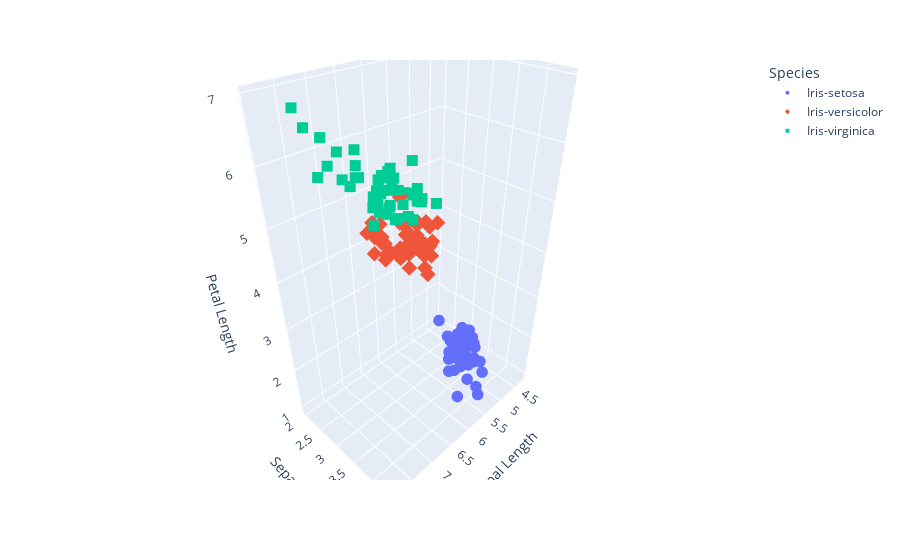

Source (notebook cell):
### Markdown cell above
**Observations**

- Based on sepal length and sepal width, setosa is easily separable from the other two species (linearly separable). Versicolor and virginica are not linearly separable based on these two features.

### Code cell
# 3D plots

import plotly.express as px

fig = px.scatter_3d(df, x='SepalLengthCm', y='SepalWidthCm', z='PetalLengthCm', color='Species', symbol='Species')

fig.update_traces(marker=dict(size=4),
                  selector=dict(mode='markers'))

# Add labels to the axes (optional)
fig.update_layout(scene=dict(xaxis_title='Sepal Length',
                             yaxis_title='Sepal Width',
                             zaxis_title='Petal Length'))

fig.show()

### Figure 1 — Plotly figure (JSON) as saved in the notebook; plotly's stock layout.template omitted (floating-point values rounded to 4 significant figures)
{"data": [{"hovertemplate": "Species=Iris-setosa<br>SepalLengthCm=%{x}<br>SepalWidthCm=%{y}<br>PetalLengthCm=%{z}<extra></extra>", "legendgroup": "Iris-setosa", "marker": {"color": "#636efa", "size": 4, "symbol": "circle"}, "mode": "markers", "name": "Iris-setosa", "scene": "scene", "showlegend": true, "type": "scatter3d", "x": [5.1, 4.9, 4.7, 4.6, 5, 5.4, 4.6, 5, 4.4, 4.9, 5.4, 4.8, 4.8, 4.3, 5.8, 5.7, 5.4, 5.1, 5.7, 5.1, 5.4, 5.1, 4.6, 5.1, 4.8, 5, 5, 5.2, 5.2, 4.7, 4.8, 5.4, 5.2, 5.5, 4.9, 5, 5.5, 4.9, 4.4, 5.1, 5, 4.5, 4.4, 5, 5.1, 4.8, 5.1, 4.6, 5.3, 5], "y": [3.5, 3, 3.2, 3.1, 3.6, 3.9, 3.4, 3.4, 2.9, 3.1, 3.7, 3.4, 3, 3, 4, 4.4, 3.9, 3.5, 3.8, 3.8, 3.4, 3.7, 3.6, 3.3, 3.4, 3, 3.4, 3.5, 3.4, 3.2, 3.1, 3.4, 4.1, 4.2, 3.1, 3.2, 3.5, 3.1, 3, 3.4, 3.5, 2.3, 3.2, 3.5, 3.8, 3, 3.8, 3.2, 3.7, 3.3], "z": [1.4, 1.4, 1.3, 1.5, 1.4, 1.7, 1.4, 1.5, 1.4, 1.5, 1.5, 1.6, 1.4, 1.1, 1.2, 1.5, 1.3, 1.4, 1.7, 1.5, 1.7, 1.5, 1, 1.7, 1.9, 1.6, 1.6, 1.5, 1.4, 1.6, 1.6, 1.5, 1.5, 1.4, 1.5, 1.2, 1.3, 1.5, 1.3, 1.5, 1.3, 1.3, 1.3, 1.6, 1.9, 1.4, 1.6, 1.4, 1.5, 1.4]}, {"hovertemplate": "Species=Iris-versicolor<br>SepalLengthCm=%{x}<br>SepalWidthCm=%{y}<br>PetalLengthCm=%{z}<extra></extra>", "legendgroup": "Iris-versicolor", "marker": {"color": "#EF553B", "size": 4, "symbol": "diamond"}, "mode": "markers", "name": "Iris-versicolor", "scene": "scene", "showlegend": true, "type": "scatter3d", "x": [7, 6.4, 6.9, 5.5, 6.5, 5.7, 6.3, 4.9, 6.6, 5.2, 5, 5.9, 6, 6.1, 5.6, 6.7, 5.6, 5.8, 6.2, 5.6, 5.9, 6.1, 6.3, 6.1, 6.4, 6.6, 6.8, 6.7, 6, 5.7, 5.5, 5.5, 5.8, 6, 5.4, 6, 6.7, 6.3, 5.6, 5.5, 5.5, 6.1, 5.8, 5, 5.6, 5.7, 5.7, 6.2, 5.1, 5.7], "y": [3.2, 3.2, 3.1, 2.3, 2.8, 2.8, 3.3, 2.4, 2.9, 2.7, 2, 3, 2.2, 2.9, 2.9, 3.1, 3, 2.7, 2.2, 2.5, 3.2, 2.8, 2.5, 2.8, 2.9, 3, 2.8, 3, 2.9, 2.6, 2.4, 2.4, 2.7, 2.7, 3, 3.4, 3.1, 2.3, 3, 2.5, 2.6, 3, 2.6, 2.3, 2.7, 3, 2.9, 2.9, 2.5, 2.8], "z": [4.7, 4.5, 4.9, 4, 4.6, 4.5, 4.7, 3.3, 4.6, 3.9, 3.5, 4.2, 4, 4.7, 3.6, 4.4, 4.5, 4.1, 4.5, 3.9, 4.8, 4, 4.9, 4.7, 4.3, 4.4, 4.8, 5, 4.5, 3.5, 3.8, 3.7, 3.9, 5.1, 4.5, 4.5, 4.7, 4.4, 4.1, 4, 4.4, 4.6, 4, 3.3, 4.2, 4.2, 4.2, 4.3, 3, 4.1]}, {"hovertemplate": "Species=Iris-virginica<br>SepalLengthCm=%{x}<br>SepalWidthCm=%{y}<br>PetalLengthCm=%{z}<extra></extra>", "legendgroup": "Iris-virginica", "marker": {"color": "#00cc96", "size": 4, "symbol": "square"}, "mode": "markers", "name": "Iris-virginica", "scene": "scene", "showlegend": true, "type": "scatter3d", "x": [6.3, 5.8, 7.1, 6.3, 6.5, 7.6, 4.9, 7.3, 6.7, 7.2, 6.5, 6.4, 6.8, 5.7, 5.8, 6.4, 6.5, 7.7, 7.7, 6, 6.9, 5.6, 7.7, 6.3, 6.7, 7.2, 6.2, 6.1, 6.4, 7.2, 7.4, 7.9, 6.4, 6.3, 6.1, 7.7, 6.3, 6.4, 6, 6.9, 6.7, 6.9, 5.8, 6.8, 6.7, 6.7, 6.3, 6.5, 6.2, 5.9], "y": [3.3, 2.7, 3, 2.9, 3, 3, 2.5, 2.9, 2.5, 3.6, 3.2, 2.7, 3, 2.5, 2.8, 3.2, 3, 3.8, 2.6, 2.2, 3.2, 2.8, 2.8, 2.7, 3.3, 3.2, 2.8, 3, 2.8, 3, 2.8, 3.8, 2.8, 2.8, 2.6, 3, 3.4, 3.1, 3, 3.1, 3.1, 3.1, 2.7, 3.2, 3.3, 3, 2.5, 3, 3.4, 3], "z": [6, 5.1, 5.9, 5.6, 5.8, 6.6, 4.5, 6.3, 5.8, 6.1, 5.1, 5.3, 5.5, 5, 5.1, 5.3, 5.5, 6.7, 6.9, 5, 5.7, 4.9, 6.7, 4.9, 5.7, 6, 4.8, 4.9, 5.6, 5.8, 6.1, 6.4, 5.6, 5.1, 5.6, 6.1, 5.6, 5.5, 4.8, 5.4, 5.6, 5.1, 5.1, 5.9, 5.7, 5.2, 5, 5.2, 5.4, 5.1]}], "layout": {"legend": {"title": {"text": "Species"}, "tracegroupgap": 0}, "margin": {"t": 60}, "scene": {"domain": {"x": [0, 1], "y": [0, 1]}, "xaxis": {"title": {"text": "Sepal Length"}}, "yaxis": {"title": {"text": "Sepal Width"}}, "zaxis": {"title": {"text": "Petal Length"}}}}}
